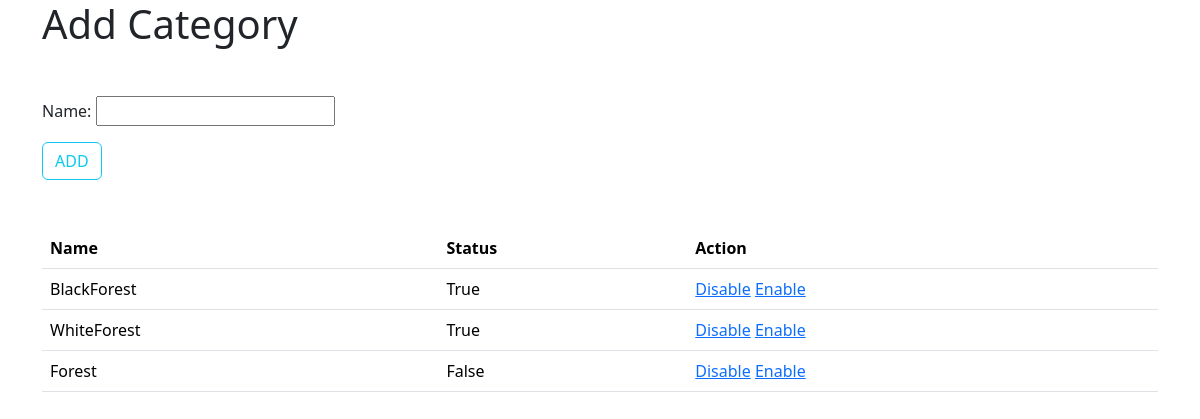
The app's page /category_add/, older data.
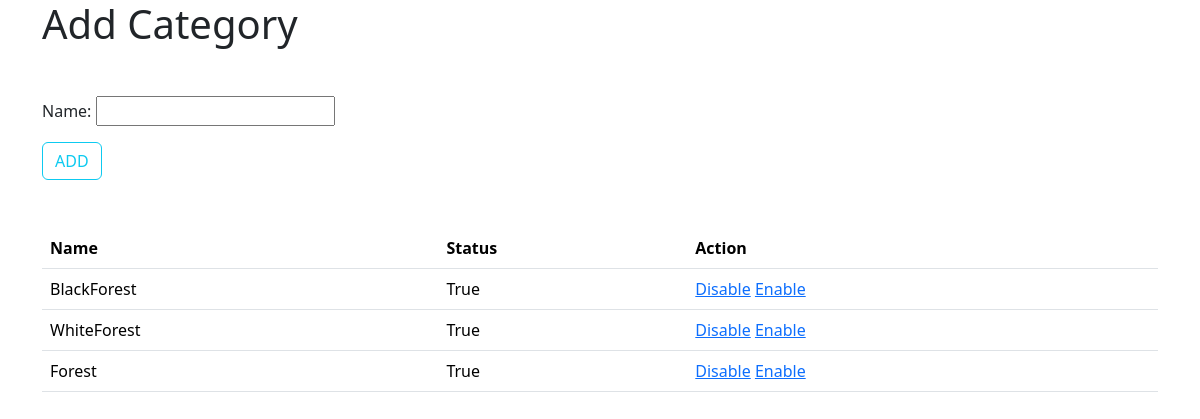
The same page, newer data.
### cakeshop/models.py (models this page shows, shortened)
class Category(models.Model):
    name = models.CharField(max_length=100,unique=True)
    is_active = models.BooleanField(default=True)

### cakeshop/views.py (the view, shortened to what this page needs)
# urls.py: path('category_add/', CategoryCreateView.as_view(), name = "category_add"),
class CategoryCreateView(CreateView,ListView):
    template_name = "cakeshop/category_add.html"
    form_class = CategoryCreateForm
    model = Category
    success_url = reverse_lazy("category_add")
    context_object_name = "category"

### cakeshop/forms.py
class CategoryCreateForm(forms.ModelForm):
    class Meta:
        model = Category
        fields = ["name"]

### cakeshop/templates/cakeshop/category_add.html (shortened to what this page needs)
<!DOCTYPE html>
<html lang="en">
<head>
    <link href="https://cdn.jsdelivr.net/npm/bootstrap@5.3.2/dist/css/bootstrap.min.css" rel="stylesheet">
</head>
<body>
    <div class="container">
        <h1>Add Category</h1>
        <form action="" method="post" class="mt-5">
            {{form.as_p}}
            <input type="submit" name="category_add" value="ADD" class="btn btn-outline-info">
        </form>
        <div class="mt-5">
            <table class="table">
                <thead>
                    <tr>
                        <th>Name</th>
                        <th>Status</th>
                        <th>Action</th>
                    </tr>
                </thead>
                <tbody>
                    {% for cat in category %}
                    <tr>
                        <td>{{cat.name}}</td>
                        <td>{{cat.is_active}}</td>
                        <td>
                            <a href="{% url 'disable_category' cat.id %}">Disable</a>
                            <a href="{% url 'enable_category' cat.id %}">Enable</a>
                        </td>
                    </tr>
                    {% endfor %}
                </tbody>
            </table>
        </div>
    </div>
</body>
</html>

Row changes from the older to the newer data that the page shows:
changed Category "Forest": is_active "False" → "True"
